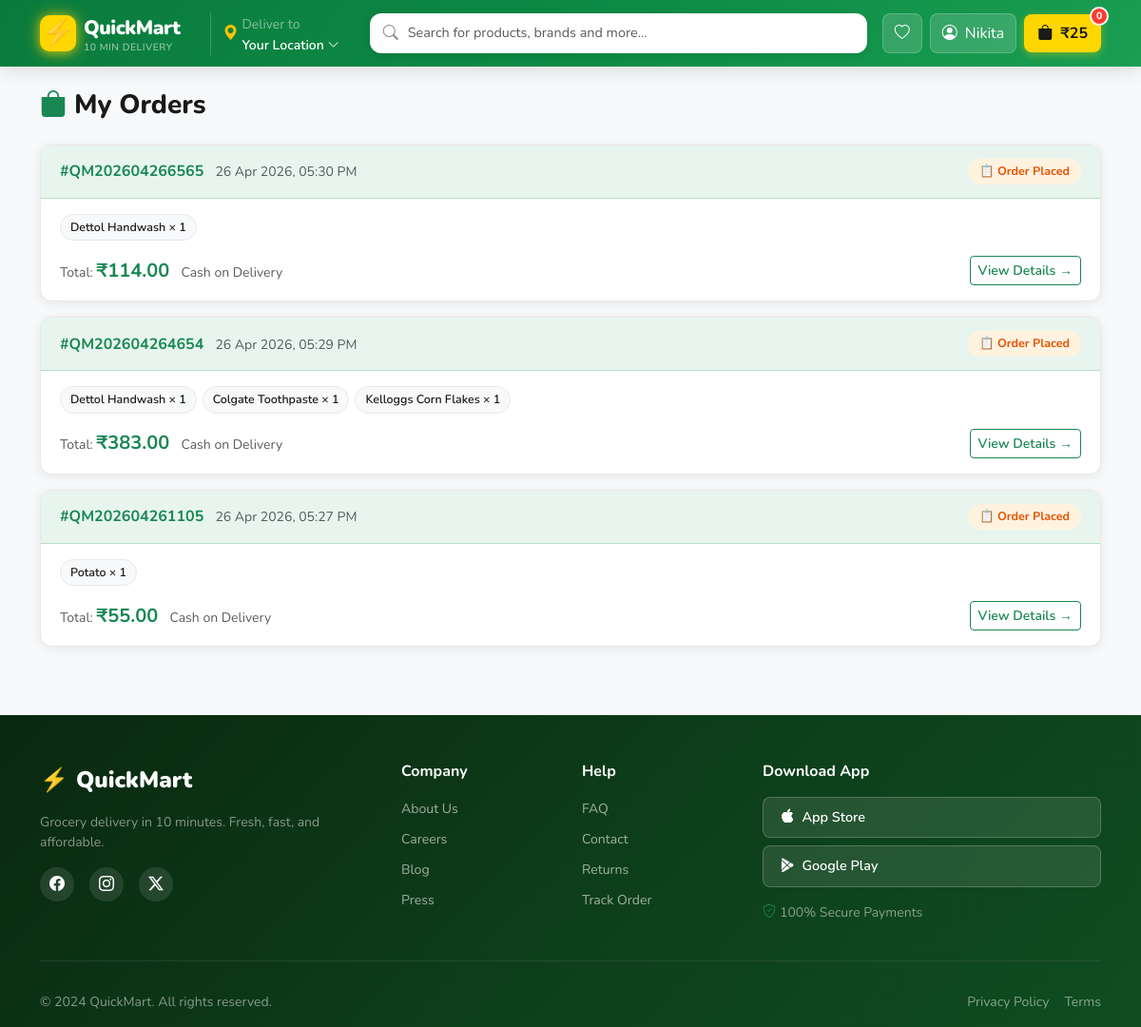
Page /orders/ (signed in) on the committed database.
### store/models.py (models this page shows, shortened)
class Order(models.Model):
    STATUS_CHOICES = [
        ('pending', 'Order Placed'),
        ('confirmed', 'Confirmed'),
        ('preparing', 'Preparing'),
        ('out_for_delivery', 'Out for Delivery'),
        ('delivered', 'Delivered'),
        ('cancelled', 'Cancelled'),
    ]
    PAYMENT_CHOICES = [
        ('cod', 'Cash on Delivery'),
        ('online', 'Online Payment'),
    ]
    user = models.ForeignKey(User, on_delete=models.CASCADE, related_name='orders')
    order_number = models.CharField(max_length=20, unique=True)
    status = models.CharField(max_length=20, choices=STATUS_CHOICES, default='pending')
    payment_method = models.CharField(max_length=20, choices=PAYMENT_CHOICES, default='cod')
    payment_status = models.BooleanField(default=False)
    name = models.CharField(max_length=200)
    phone = models.CharField(max_length=15)
    address = models.TextField()
    city = models.CharField(max_length=100)
    pincode = models.CharField(max_length=10)
    subtotal = models.DecimalField(max_digits=10, decimal_places=2)
    delivery_fee = models.DecimalField(max_digits=10, decimal_places=2, default=0)
    total = models.DecimalField(max_digits=10, decimal_places=2)
    notes = models.TextField(blank=True)
    estimated_delivery = models.CharField(max_length=50, default='10-15 mins')
    created_at = models.DateTimeField(auto_now_add=True)
    updated_at = models.DateTimeField(auto_now=True)
    class Meta:
        ordering = ['-created_at']

class OrderItem(models.Model):
    order = models.ForeignKey(Order, on_delete=models.CASCADE, related_name='items')
    product = models.ForeignKey(Product, on_delete=models.CASCADE)
    product_name = models.CharField(max_length=300)
    product_price = models.DecimalField(max_digits=10, decimal_places=2)
    quantity = models.PositiveIntegerField()
    total_price = models.DecimalField(max_digits=10, decimal_places=2)

### store/views.py (the view)
# urls.py: path('orders/', views.order_list, name='orders'),
@login_required
def order_list(request):
    orders = Order.objects.filter(user=request.user)
    return render(request, 'store/orders.html', {'orders': orders})

### store/context_processors.py (called while the page is built)
def cart_count(request):
    try:
        if request.user.is_authenticated:
            cart = Cart.objects.filter(user=request.user).first()
        else:
            session_key = request.session.session_key
            cart = Cart.objects.filter(session_key=session_key, user=None).first() if session_key else None
        if cart:
            return {
                'cart_count': cart.total_items,
                'cart_total': cart.total,
            }
    except Exception:
        pass
    return {'cart_count': 0, 'cart_total': 0}

### store/models.py (called while the page is built)
    @property
    def total_items(self):
        return sum(item.quantity for item in self.items.all())

    @property
    def subtotal(self):
        return sum(item.total_price for item in self.items.all())

    @property
    def delivery_fee(self):
        return 0 if self.subtotal >= 199 else 25

    @property
    def total(self):
        return self.subtotal + self.delivery_fee

### templates/store/orders.html (shortened to what this page needs)
{% extends 'store/base.html' %}
{% block content %}
<div class="container py-4">
    <h3 class="fw-800 mb-4"><i class="bi bi-bag-fill text-success me-2"></i>My Orders</h3>
    {% if orders %}
    <div class="row g-3">
        {% for order in orders %}
        <div class="col-12">
            <div class="order-card">
                <div class="order-card-header">
                    <div>
                        <span class="fw-700 text-success">#{{ order.order_number }}</span>
                        <span class="text-muted ms-2 small">{{ order.created_at|date:"d M Y, h:i A" }}</span>
                    </div>
                    <span class="order-status-badge status-{{ order.status }}">
                        {% if order.status == 'pending' %}📋 Order Placed
                        {% elif order.status == 'confirmed' %}✅ Confirmed
                        {% elif order.status == 'preparing' %}👨‍🍳 Preparing
                        {% elif order.status == 'out_for_delivery' %}🛵 Out for Delivery
                        {% elif order.status == 'delivered' %}🏠 Delivered
                        {% elif order.status == 'cancelled' %}❌ Cancelled
                        {% endif %}
                    </span>
                </div>
                <div class="order-card-body">
                    <div class="order-items-preview">
                        {% for item in order.items.all|slice:":3" %}
                        <div class="order-item-chip">{{ item.product_name }} × {{ item.quantity }}</div>
                        {% endfor %}
                    </div>
                    <div class="d-flex align-items-center justify-content-between mt-3 flex-wrap gap-2">
                        <div>
                            <span class="text-muted small">Total: </span>
                            <span class="fw-700 text-success fs-5">₹{{ order.total }}</span>
                            <span class="ms-2 text-muted small">{{ order.get_payment_method_display }}</span>
                        </div>
                        <a href="{% url 'order_detail' order.id %}" class="btn btn-outline-success btn-sm fw-600">
                            View Details →
                        </a>
                    </div>
                </div>
            </div>
        </div>
        {% endfor %}
    </div>
    {% endif %}
</div>
{% endblock %}

### templates/store/base.html (shortened to what this page needs)
{% load static %}
<!DOCTYPE html>
<html lang="en">
<head>
    <link href="https://cdn.jsdelivr.net/npm/bootstrap@5.3.2/dist/css/bootstrap.min.css" rel="stylesheet">
    <link href="https://cdn.jsdelivr.net/npm/bootstrap-icons@1.11.1/font/bootstrap-icons.css" rel="stylesheet">
    <link rel="stylesheet" href="{% static 'css/style.css' %}">
</head>
<body>
<nav class="navbar navbar-expand-lg navbar-dark sticky-top" id="mainNav">
    <div class="container">
        <a class="navbar-brand d-flex align-items-center gap-2" href="{% url 'home' %}">
            <div class="brand-logo">⚡</div>
            <div>
                <span class="brand-name">QuickMart</span>
                <small class="d-block brand-tagline">10 min delivery</small>
            </div>
        </a>
        <div class="delivery-info d-none d-lg-flex align-items-center mx-3">
            <i class="bi bi-geo-alt-fill text-warning me-1"></i>
            <div>
                <small class="text-white-50">Deliver to</small>
                <div class="text-white fw-600 small">Your Location <i class="bi bi-chevron-down small"></i></div>
            </div>
        </div>
        <div class="flex-grow-1 mx-3 d-none d-lg-block position-relative">
            <div class="search-wrapper">
                <i class="bi bi-search search-icon"></i>
                <input type="text" class="form-control search-input" id="globalSearch"
                       placeholder="Search for products, brands and more...">
            </div>
        </div>
        <div class="d-flex align-items-center gap-2">
            {% if user.is_authenticated %}
                <a href="{% url 'wishlist' %}" class="nav-btn d-none d-md-flex">
                    <i class="bi bi-heart"></i>
                </a>
                <div class="dropdown">
                    <button class="nav-btn dropdown-toggle" data-bs-toggle="dropdown">
                        <i class="bi bi-person-circle"></i>
                        <span class="d-none d-lg-inline ms-1">{{ user.first_name|default:user.username }}</span>
                    </button>
                </div>
            {% else %}
                <a href="{% url 'login' %}" class="btn btn-outline-light btn-sm">Login</a>
                <a href="{% url 'register' %}" class="btn btn-warning btn-sm fw-bold">Sign Up</a>
            {% endif %}
            <a href="{% url 'cart' %}" class="cart-btn position-relative">
                <i class="bi bi-bag-fill"></i>
                <span class="cart-badge" id="cartBadge">{{ cart_count }}</span>
                <span class="d-none d-lg-inline ms-1 fw-bold">₹{{ cart_total|floatformat:0 }}</span>
            </a>
        </div>
    </div>
</nav>
<main>
    {% block content %}{% endblock %}
</main>
<footer class="footer mt-5">
    <div class="container">
        <div class="row g-4">
            <div class="col-lg-4">
                <div class="d-flex align-items-center gap-2 mb-3">
                    <div class="brand-logo-sm">⚡</div>
                    <span class="fs-4 fw-900 text-white">QuickMart</span>
                </div>
                <p class="text-white-50 small">Grocery delivery in 10 minutes. Fresh, fast, and affordable.</p>
                <div class="d-flex gap-3 mt-3">
                    <a href="#" class="social-link"><i class="bi bi-facebook"></i></a>
                    <a href="#" class="social-link"><i class="bi bi-instagram"></i></a>
                    <a href="#" class="social-link"><i class="bi bi-twitter-x"></i></a>
                </div>
            </div>
            <div class="col-6 col-lg-2">
                <h6 class="text-white fw-700 mb-3">Company</h6>
                <ul class="list-unstyled footer-links">
                    <li><a href="#">About Us</a></li>
                    <li><a href="#">Careers</a></li>
                    <li><a href="#">Blog</a></li>
                    <li><a href="#">Press</a></li>
                </ul>
            </div>
            <div class="col-6 col-lg-2">
                <h6 class="text-white fw-700 mb-3">Help</h6>
                <ul class="list-unstyled footer-links">
                    <li><a href="#">FAQ</a></li>
                    <li><a href="#">Contact</a></li>
                    <li><a href="#">Returns</a></li>
                    <li><a href="#">Track Order</a></li>
                </ul>
            </div>
            <div class="col-lg-4">
                <h6 class="text-white fw-700 mb-3">Download App</h6>
                <div class="d-flex flex-column gap-2">
                    <a href="#" class="app-btn"><i class="bi bi-apple me-2"></i>App Store</a>
                    <a href="#" class="app-btn"><i class="bi bi-google-play me-2"></i>Google Play</a>
                </div>
                <p class="text-white-50 small mt-3"><i class="bi bi-shield-check text-success me-1"></i>100% Secure Payments</p>
            </div>
        </div>
        <hr class="border-secondary mt-4">
        <div class="d-flex flex-wrap justify-content-between align-items-center py-3">
            <p class="text-white-50 small mb-0">© 2024 QuickMart. All rights reserved.</p>
            <div class="d-flex gap-3">
                <a href="#" class="text-white-50 small text-decoration-none">Privacy Policy</a>
                <a href="#" class="text-white-50 small text-decoration-none">Terms</a>
            </div>
        </div>
    </div>
</footer>
</body>
</html>

### rows in the picture
Order: order_number "QM202604266565", created_at "26 Apr 2026, 05:30 PM", status "📋 Order Placed", total "114.00", payment_method "Cash on Delivery"
OrderItem: product_name "Dettol Handwash", quantity "1"
Order: order_number "QM202604264654", created_at "26 Apr 2026, 05:29 PM", status "📋 Order Placed", total "383.00", payment_method "Cash on Delivery"
OrderItem: product_name "Dettol Handwash", quantity "1"
OrderItem: product_name "Colgate Toothpaste", quantity "1"
OrderItem: product_name "Kelloggs Corn Flakes", quantity "1"
Order: order_number "QM202604261105", created_at "26 Apr 2026, 05:27 PM", status "📋 Order Placed", total "55.00", payment_method "Cash on Delivery"
OrderItem: product_name "Potato", quantity "1"

### other values in the picture
{{ user.first_name|default:user.username }} "Nikita"
{{ cart_count }} "0"
{{ cart_total|floatformat:0 }} "25"
